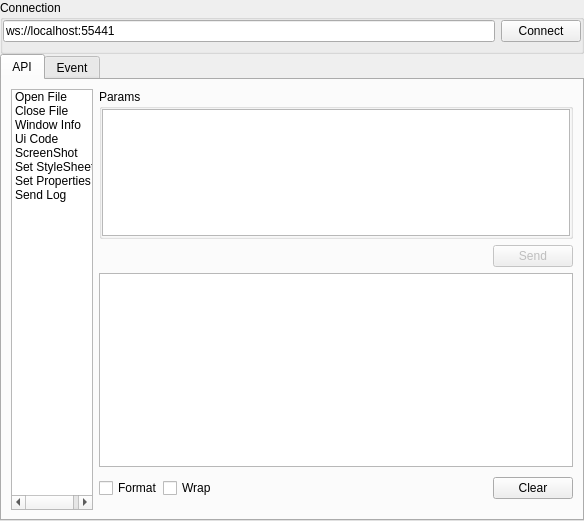
<?xml version="1.0" encoding="UTF-8"?>
<ui version="4.0">
 <class>FormWindow</class>
 <widget class="QWidget" name="FormWindow">
  <property name="geometry">
   <rect>
    <x>0</x>
    <y>0</y>
    <width>584</width>
    <height>521</height>
   </rect>
  </property>
  <property name="windowTitle">
   <string>Designer WebSocket Test</string>
  </property>
  <layout class="QVBoxLayout" name="verticalLayout">
   <property name="spacing">
    <number>0</number>
   </property>
   <property name="leftMargin">
    <number>0</number>
   </property>
   <property name="topMargin">
    <number>0</number>
   </property>
   <property name="rightMargin">
    <number>0</number>
   </property>
   <property name="bottomMargin">
    <number>0</number>
   </property>
   <item>
    <widget class="QGroupBox" name="groupBox">
     <property name="minimumSize">
      <size>
       <width>0</width>
       <height>30</height>
      </size>
     </property>
     <property name="toolTip">
      <string>连接</string>
     </property>
     <property name="title">
      <string>Connection</string>
     </property>
     <layout class="QHBoxLayout" name="horizontalLayout">
      <property name="leftMargin">
       <number>0</number>
      </property>
      <property name="topMargin">
       <number>0</number>
      </property>
      <property name="rightMargin">
       <number>0</number>
      </property>
      <item>
       <widget class="QLineEdit" name="editAddress">
        <property name="acceptDrops">
         <bool>false</bool>
        </property>
        <property name="text">
         <string>ws://localhost:55441</string>
        </property>
        <property name="placeholderText">
         <string>比如：ws://localhost:55441</string>
        </property>
       </widget>
      </item>
      <item>
       <widget class="QPushButton" name="buttonConnect">
        <property name="toolTip">
         <string>连接</string>
        </property>
        <property name="text">
         <string>Connect</string>
        </property>
       </widget>
      </item>
     </layout>
    </widget>
   </item>
   <item>
    <widget class="QTabWidget" name="tabWidget">
     <property name="currentIndex">
      <number>0</number>
     </property>
     <widget class="QWidget" name="tabApi">
      <attribute name="title">
       <string>API</string>
      </attribute>
      <layout class="QGridLayout" name="gridLayout" rowstretch="0,0,0,0,0" columnstretch="0,0" rowminimumheight="1,1,4,1,1" columnminimumwidth="0,1">
       <item row="0" column="1">
        <widget class="QGroupBox" name="groupBox_2">
         <property name="maximumSize">
          <size>
           <width>16777215</width>
           <height>150</height>
          </size>
         </property>
         <property name="toolTip">
          <string>参数</string>
         </property>
         <property name="title">
          <string>Params</string>
         </property>
         <property name="flat">
          <bool>true</bool>
         </property>
         <layout class="QVBoxLayout" name="verticalLayout_3">
          <property name="spacing">
           <number>0</number>
          </property>
          <property name="leftMargin">
           <number>0</number>
          </property>
          <property name="topMargin">
           <number>0</number>
          </property>
          <property name="rightMargin">
           <number>0</number>
          </property>
          <property name="bottomMargin">
           <number>0</number>
          </property>
          <item>
           <widget class="QPlainTextEdit" name="textEditParams">
            <property name="acceptDrops">
             <bool>false</bool>
            </property>
           </widget>
          </item>
         </layout>
        </widget>
       </item>
       <item row="0" column="0" rowspan="5">
        <widget class="QListWidget" name="listWidget">
         <property name="maximumSize">
          <size>
           <width>100</width>
           <height>16777215</height>
          </size>
         </property>
         <item>
          <property name="text">
           <string>Open File</string>
          </property>
          <property name="toolTip">
           <string>打开文件</string>
          </property>
         </item>
         <item>
          <property name="text">
           <string>Close File</string>
          </property>
          <property name="toolTip">
           <string>关闭文件</string>
          </property>
         </item>
         <item>
          <property name="text">
           <string>Window Info</string>
          </property>
          <property name="toolTip">
           <string>窗口信息</string>
          </property>
         </item>
         <item>
          <property name="text">
           <string>Ui Code</string>
          </property>
          <property name="toolTip">
           <string>窗口代码</string>
          </property>
         </item>
         <item>
          <property name="text">
           <string>ScreenShot</string>
          </property>
          <property name="toolTip">
           <string>窗口截图</string>
          </property>
         </item>
         <item>
          <property name="text">
           <string>Set StyleSheet</string>
          </property>
         </item>
         <item>
          <property name="text">
           <string>Set Properties</string>
          </property>
         </item>
         <item>
          <property name="text">
           <string>Send Log</string>
          </property>
         </item>
        </widget>
       </item>
       <item row="3" column="1">
        <widget class="QWidget" name="widget" native="true">
         <property name="minimumSize">
          <size>
           <width>0</width>
           <height>30</height>
          </size>
         </property>
         <layout class="QHBoxLayout" name="horizontalLayout_2">
          <property name="spacing">
           <number>0</number>
          </property>
          <property name="leftMargin">
           <number>0</number>
          </property>
          <property name="topMargin">
           <number>0</number>
          </property>
          <property name="rightMargin">
           <number>0</number>
          </property>
          <property name="bottomMargin">
           <number>0</number>
          </property>
          <item>
           <widget class="QCheckBox" name="checkBoxFormat">
            <property name="toolTip">
             <string>格式化json字符串</string>
            </property>
            <property name="text">
             <string>Format</string>
            </property>
           </widget>
          </item>
          <item>
           <widget class="QCheckBox" name="checkBoxWrap">
            <property name="toolTip">
             <string>自动换行</string>
            </property>
            <property name="text">
             <string>Wrap</string>
            </property>
           </widget>
          </item>
          <item>
           <spacer name="horizontalSpacer">
            <property name="orientation">
             <enum>Qt::Horizontal</enum>
            </property>
            <property name="sizeHint" stdset="0">
             <size>
              <width>293</width>
              <height>20</height>
             </size>
            </property>
           </spacer>
          </item>
          <item>
           <widget class="QPushButton" name="buttonClear_2">
            <property name="toolTip">
             <string>清除</string>
            </property>
            <property name="text">
             <string>Clear</string>
            </property>
           </widget>
          </item>
         </layout>
        </widget>
       </item>
       <item row="2" column="1">
        <widget class="QTextBrowser" name="textBrowserApi">
         <property name="acceptDrops">
          <bool>false</bool>
         </property>
         <property name="lineWrapMode">
          <enum>QTextEdit::NoWrap</enum>
         </property>
        </widget>
       </item>
       <item row="1" column="1">
        <widget class="QWidget" name="widget_2" native="true">
         <layout class="QHBoxLayout" name="horizontalLayout_3">
          <property name="spacing">
           <number>0</number>
          </property>
          <property name="leftMargin">
           <number>0</number>
          </property>
          <property name="topMargin">
           <number>0</number>
          </property>
          <property name="rightMargin">
           <number>0</number>
          </property>
          <property name="bottomMargin">
           <number>0</number>
          </property>
          <item>
           <spacer name="horizontalSpacer_2">
            <property name="orientation">
             <enum>Qt::Horizontal</enum>
            </property>
            <property name="sizeHint" stdset="0">
             <size>
              <width>376</width>
              <height>20</height>
             </size>
            </property>
           </spacer>
          </item>
          <item>
           <widget class="QPushButton" name="buttonSend">
            <property name="enabled">
             <bool>false</bool>
            </property>
            <property name="toolTip">
             <string>发送</string>
            </property>
            <property name="text">
             <string>Send</string>
            </property>
            <property name="default">
             <bool>true</bool>
            </property>
           </widget>
          </item>
         </layout>
        </widget>
       </item>
      </layout>
     </widget>
     <widget class="QWidget" name="tabEvent">
      <attribute name="title">
       <string>Event</string>
      </attribute>
      <layout class="QVBoxLayout" name="verticalLayout_2">
       <item>
        <widget class="QTextBrowser" name="textBrowserEvent"/>
       </item>
       <item>
        <widget class="QPushButton" name="buttonClear">
         <property name="toolTip">
          <string>清除</string>
         </property>
         <property name="text">
          <string>Clear</string>
         </property>
        </widget>
       </item>
      </layout>
     </widget>
    </widget>
   </item>
  </layout>
 </widget>
 <resources/>
 <connections>
  <connection>
   <sender>buttonClear</sender>
   <signal>clicked()</signal>
   <receiver>textBrowserEvent</receiver>
   <slot>clear()</slot>
   <hints>
    <hint type="sourcelabel">
     <x>291</x>
     <y>385</y>
    </hint>
    <hint type="destinationlabel">
     <x>293</x>
     <y>212</y>
    </hint>
   </hints>
  </connection>
  <connection>
   <sender>buttonClear_2</sender>
   <signal>clicked()</signal>
   <receiver>textBrowserApi</receiver>
   <slot>clear()</slot>
   <hints>
    <hint type="sourcelabel">
     <x>416</x>
     <y>388</y>
    </hint>
    <hint type="destinationlabel">
     <x>435</x>
     <y>306</y>
    </hint>
   </hints>
  </connection>
 </connections>
</ui>
